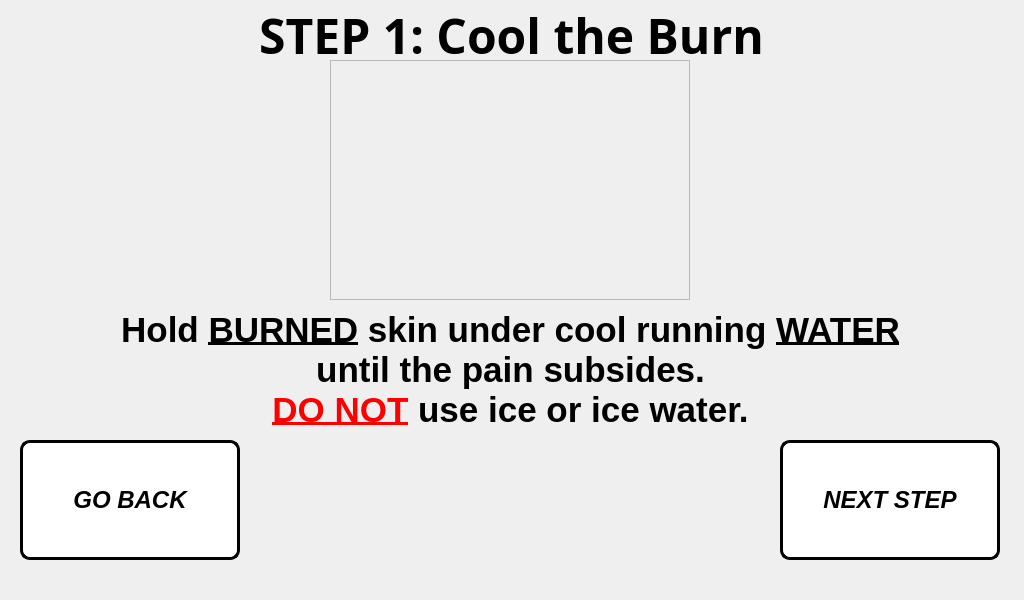
<?xml version="1.0" encoding="UTF-8"?>
<ui version="4.0">
 <class>step_1_window</class>
 <widget class="QMainWindow" name="step_1_window">
  <property name="geometry">
   <rect>
    <x>0</x>
    <y>0</y>
    <width>1024</width>
    <height>600</height>
   </rect>
  </property>
  <property name="minimumSize">
   <size>
    <width>1024</width>
    <height>600</height>
   </size>
  </property>
  <property name="maximumSize">
   <size>
    <width>1024</width>
    <height>600</height>
   </size>
  </property>
  <property name="windowTitle">
   <string>Step 1 Procedure</string>
  </property>
  <widget class="QWidget" name="centralwidget">
   <widget class="QLabel" name="title_step">
    <property name="geometry">
     <rect>
      <x>6</x>
      <y>0</y>
      <width>1011</width>
      <height>71</height>
     </rect>
    </property>
    <property name="font">
     <font>
      <family>Unispace</family>
      <pointsize>18</pointsize>
      <weight>75</weight>
      <bold>true</bold>
     </font>
    </property>
    <property name="text">
     <string>&lt;html&gt;&lt;head/&gt;&lt;body&gt;&lt;p align=&quot;center&quot;&gt;&lt;span style=&quot; font-size:36pt;&quot;&gt;STEP 1: Cool the Burn&lt;/span&gt;&lt;/p&gt;&lt;/body&gt;&lt;/html&gt;</string>
    </property>
    <property name="alignment">
     <set>Qt::AlignCenter</set>
    </property>
   </widget>
   <widget class="QLabel" name="text_steps">
    <property name="geometry">
     <rect>
      <x>20</x>
      <y>290</y>
      <width>981</width>
      <height>161</height>
     </rect>
    </property>
    <property name="font">
     <font>
      <pointsize>18</pointsize>
      <weight>75</weight>
      <bold>true</bold>
     </font>
    </property>
    <property name="text">
     <string>&lt;html&gt;&lt;head/&gt;&lt;body&gt;&lt;p align=&quot;center&quot;&gt;&lt;span style=&quot; font-family:'Calibri'; font-size:26pt; color:#000000;&quot;&gt;Hold &lt;/span&gt;&lt;span style=&quot; font-family:'Calibri'; font-size:26pt; text-decoration: underline; color:#000000;&quot;&gt;BURNED&lt;/span&gt;&lt;span style=&quot; font-family:'Calibri'; font-size:26pt; color:#000000;&quot;&gt; skin under cool running &lt;/span&gt;&lt;span style=&quot; font-family:'Calibri'; font-size:26pt; text-decoration: underline; color:#000000;&quot;&gt;WATER&lt;br/&gt;&lt;/span&gt;&lt;span style=&quot; font-family:'Calibri'; font-size:26pt; color:#000000;&quot;&gt;until the pain subsides.&lt;/span&gt;&lt;span style=&quot; font-size:26pt;&quot;&gt;&lt;br/&gt;&lt;/span&gt;&lt;span style=&quot; font-family:'Calibri'; font-size:26pt; text-decoration: underline; color:#ff0000;&quot;&gt;DO NOT&lt;/span&gt;&lt;span style=&quot; font-family:'Calibri'; font-size:26pt; color:#000000;&quot;&gt; use ice or ice water.&lt;/span&gt;&lt;/p&gt;&lt;/body&gt;&lt;/html&gt;</string>
    </property>
   </widget>
   <widget class="QLabel" name="gif_player_label">
    <property name="geometry">
     <rect>
      <x>330</x>
      <y>60</y>
      <width>360</width>
      <height>240</height>
     </rect>
    </property>
    <property name="minimumSize">
     <size>
      <width>360</width>
      <height>240</height>
     </size>
    </property>
    <property name="maximumSize">
     <size>
      <width>360</width>
      <height>240</height>
     </size>
    </property>
    <property name="font">
     <font>
      <family>Unispace</family>
      <pointsize>16</pointsize>
      <weight>75</weight>
      <bold>true</bold>
     </font>
    </property>
    <property name="frameShape">
     <enum>QFrame::StyledPanel</enum>
    </property>
    <property name="lineWidth">
     <number>1</number>
    </property>
    <property name="text">
     <string/>
    </property>
    <property name="alignment">
     <set>Qt::AlignCenter</set>
    </property>
   </widget>
   <widget class="QPushButton" name="next_step_button">
    <property name="geometry">
     <rect>
      <x>780</x>
      <y>440</y>
      <width>220</width>
      <height>120</height>
     </rect>
    </property>
    <property name="minimumSize">
     <size>
      <width>220</width>
      <height>120</height>
     </size>
    </property>
    <property name="maximumSize">
     <size>
      <width>220</width>
      <height>120</height>
     </size>
    </property>
    <property name="font">
     <font>
      <pointsize>18</pointsize>
      <weight>75</weight>
      <italic>true</italic>
      <bold>true</bold>
     </font>
    </property>
    <property name="cursor">
     <cursorShape>PointingHandCursor</cursorShape>
    </property>
    <property name="styleSheet">
     <string notr="true">QPushButton:hover:!pressed
{
  background-color: rgb(195,30,60);
}

QPushButton
{
  background-color: white;
color: black;
border-style: outset;
border-width: 3px;
border-radius:10px;
border-color: black;
}</string>
    </property>
    <property name="text">
     <string>NEXT STEP</string>
    </property>
   </widget>
   <widget class="QPushButton" name="go_back_injury_type">
    <property name="geometry">
     <rect>
      <x>20</x>
      <y>440</y>
      <width>220</width>
      <height>120</height>
     </rect>
    </property>
    <property name="minimumSize">
     <size>
      <width>220</width>
      <height>120</height>
     </size>
    </property>
    <property name="maximumSize">
     <size>
      <width>220</width>
      <height>120</height>
     </size>
    </property>
    <property name="font">
     <font>
      <pointsize>18</pointsize>
      <weight>75</weight>
      <italic>true</italic>
      <bold>true</bold>
     </font>
    </property>
    <property name="styleSheet">
     <string notr="true">QPushButton:hover:!pressed
{
  background-color: rgb(195,30,60);
}

QPushButton
{
  background-color: white;
color: black;
border-style: outset;
border-width: 3px;
border-radius:10px;
border-color: black;
}</string>
    </property>
    <property name="text">
     <string>GO BACK</string>
    </property>
   </widget>
   <widget class="QLabel" name="label">
    <property name="geometry">
     <rect>
      <x>0</x>
      <y>0</y>
      <width>1024</width>
      <height>600</height>
     </rect>
    </property>
    <property name="minimumSize">
     <size>
      <width>1024</width>
      <height>600</height>
     </size>
    </property>
    <property name="maximumSize">
     <size>
      <width>1024</width>
      <height>600</height>
     </size>
    </property>
    <property name="text">
     <string/>
    </property>
    <property name="pixmap">
     <pixmap>../pictures/program_pictures/main_wallpaper.png</pixmap>
    </property>
   </widget>
   <zorder>label</zorder>
   <zorder>title_step</zorder>
   <zorder>gif_player_label</zorder>
   <zorder>text_steps</zorder>
   <zorder>next_step_button</zorder>
   <zorder>go_back_injury_type</zorder>
  </widget>
 </widget>
 <resources/>
 <connections/>
</ui>
